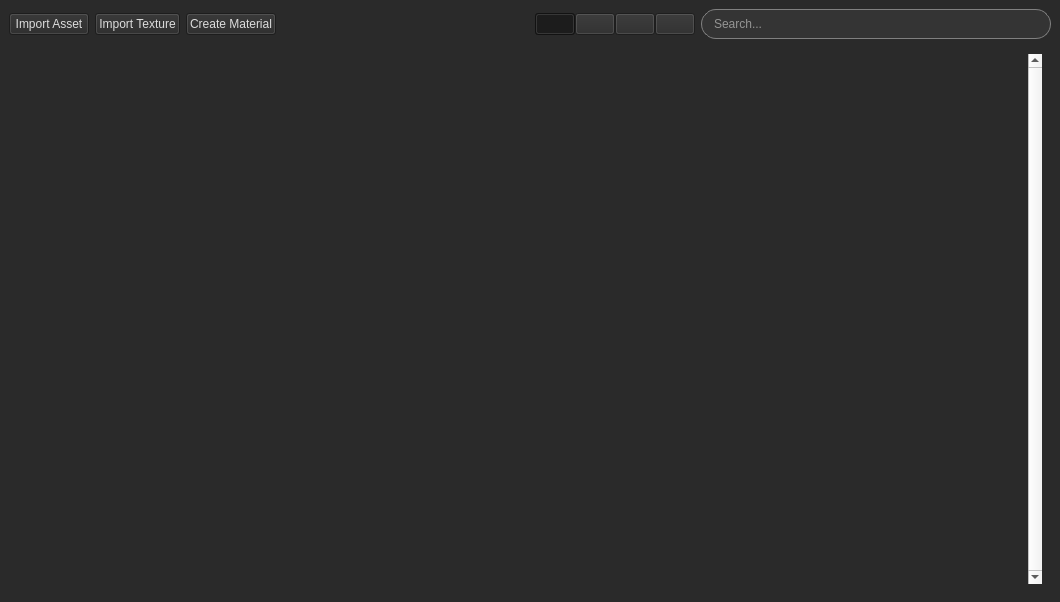
<?xml version="1.0" encoding="UTF-8"?>
<ui version="4.0">
 <class>MainWindow</class>
 <widget class="QMainWindow" name="MainWindow">
  <property name="geometry">
   <rect>
    <x>0</x>
    <y>0</y>
    <width>1060</width>
    <height>602</height>
   </rect>
  </property>
  <property name="windowTitle">
   <string>MainWindow</string>
  </property>
  <property name="styleSheet">
   <string notr="true">QMainWindow{
	background-color: rgb(42, 42, 42);
}</string>
  </property>
  <widget class="QWidget" name="centralwidget">
   <layout class="QVBoxLayout" name="verticalLayout">
    <item>
     <layout class="QGridLayout" name="gridLayout_2" rowstretch="0,0,0">
      <item row="0" column="8">
       <widget class="QTextEdit" name="search_te">
        <property name="minimumSize">
         <size>
          <width>350</width>
          <height>0</height>
         </size>
        </property>
        <property name="maximumSize">
         <size>
          <width>350</width>
          <height>30</height>
         </size>
        </property>
        <property name="styleSheet">
         <string notr="true">QTextEdit {

	color: rgb(246, 245, 244);
	background-color: rgb(52, 52, 52);
	border : 1px solid grey;
	border-radius: 15px;
	padding-left : 8px;
	padding-top: 3px;

}</string>
        </property>
        <property name="verticalScrollBarPolicy">
         <enum>Qt::ScrollBarAlwaysOff</enum>
        </property>
        <property name="horizontalScrollBarPolicy">
         <enum>Qt::ScrollBarAlwaysOff</enum>
        </property>
        <property name="placeholderText">
         <string>Search...</string>
        </property>
       </widget>
      </item>
      <item row="0" column="0">
       <widget class="QPushButton" name="asset_btn">
        <property name="styleSheet">
         <string notr="true">QPushButton{

	color: rgb(220, 220, 220);
	background-color: rgb(40, 40, 40);

}</string>
        </property>
        <property name="text">
         <string>Import Asset</string>
        </property>
       </widget>
      </item>
      <item row="0" column="1">
       <widget class="QPushButton" name="texture_btn">
        <property name="styleSheet">
         <string notr="true">QPushButton{

	color: rgb(220, 220, 220);
	background-color: rgb(40, 40, 40);

}</string>
        </property>
        <property name="text">
         <string>Import Texture</string>
        </property>
       </widget>
      </item>
      <item row="2" column="0" colspan="9">
       <widget class="QWidget" name="widget" native="true">
        <layout class="QHBoxLayout" name="horizontalLayout">
         <item>
          <widget class="QListWidget" name="items_lw">
           <property name="cursor" stdset="0">
            <cursorShape>ArrowCursor</cursorShape>
           </property>
           <property name="mouseTracking">
            <bool>false</bool>
           </property>
           <property name="focusPolicy">
            <enum>Qt::NoFocus</enum>
           </property>
           <property name="styleSheet">
            <string notr="true">.QListWidget{
	border: 0;
	background: transparent;
}

QScrollBar:vertical{
	background: rgb(30, 30, 30);
	width:10px;
}

QScrollBar::add-page:vertical, QScrollBar::sub-page:vertical {
    background: none;
}

QScrollBar::handle:vertical {
	background-color: rgb(60, 60, 60);
	border-radius: 5px;
}

QScrollBar::add-line:vertical {
      border: none;
      background: none;
}

QScrollBar::sub-line:vertical {
      border: none;
      background: none;
}


</string>
           </property>
           <property name="frameShape">
            <enum>QFrame::StyledPanel</enum>
           </property>
           <property name="frameShadow">
            <enum>QFrame::Sunken</enum>
           </property>
           <property name="verticalScrollBarPolicy">
            <enum>Qt::ScrollBarAlwaysOn</enum>
           </property>
           <property name="horizontalScrollBarPolicy">
            <enum>Qt::ScrollBarAlwaysOff</enum>
           </property>
           <property name="sizeAdjustPolicy">
            <enum>QAbstractScrollArea::AdjustToContents</enum>
           </property>
           <property name="autoScroll">
            <bool>true</bool>
           </property>
           <property name="autoScrollMargin">
            <number>16</number>
           </property>
           <property name="selectionMode">
            <enum>QAbstractItemView::NoSelection</enum>
           </property>
           <property name="verticalScrollMode">
            <enum>QAbstractItemView::ScrollPerPixel</enum>
           </property>
           <property name="horizontalScrollMode">
            <enum>QAbstractItemView::ScrollPerPixel</enum>
           </property>
           <property name="movement">
            <enum>QListView::Free</enum>
           </property>
           <property name="flow">
            <enum>QListView::LeftToRight</enum>
           </property>
           <property name="isWrapping" stdset="0">
            <bool>false</bool>
           </property>
           <property name="resizeMode">
            <enum>QListView::Fixed</enum>
           </property>
           <property name="layoutMode">
            <enum>QListView::SinglePass</enum>
           </property>
           <property name="viewMode">
            <enum>QListView::IconMode</enum>
           </property>
           <property name="batchSize">
            <number>100</number>
           </property>
           <property name="wordWrap">
            <bool>false</bool>
           </property>
          </widget>
         </item>
        </layout>
       </widget>
      </item>
      <item row="0" column="2">
       <widget class="QPushButton" name="material_btn">
        <property name="styleSheet">
         <string notr="true">QPushButton{

	color: rgb(220, 220, 220);
	background-color: rgb(40, 40, 40);

}</string>
        </property>
        <property name="text">
         <string>Create Material</string>
        </property>
       </widget>
      </item>
      <item row="0" column="3">
       <spacer name="horizontalSpacer">
        <property name="orientation">
         <enum>Qt::Horizontal</enum>
        </property>
        <property name="sizeHint" stdset="0">
         <size>
          <width>40</width>
          <height>20</height>
         </size>
        </property>
       </spacer>
      </item>
      <item row="0" column="4" colspan="4">
       <widget class="QWidget" name="widget_2" native="true">
        <property name="minimumSize">
         <size>
          <width>0</width>
          <height>0</height>
         </size>
        </property>
        <property name="styleSheet">
         <string notr="true">QPushButton {

background-color: rgb(42, 42, 42);

}

QPushButton:checked{

background-color: rgb(25, 25, 25);

}
</string>
        </property>
        <layout class="QHBoxLayout" name="horizontalLayout_4">
         <property name="spacing">
          <number>0</number>
         </property>
         <property name="leftMargin">
          <number>0</number>
         </property>
         <property name="topMargin">
          <number>0</number>
         </property>
         <property name="rightMargin">
          <number>0</number>
         </property>
         <property name="bottomMargin">
          <number>0</number>
         </property>
         <item>
          <widget class="QPushButton" name="all_check">
           <property name="text">
            <string/>
           </property>
           <property name="icon">
            <iconset resource="../../ressources.qrc">
             <normaloff>:/icons/ui/ressources/all.png</normaloff>:/icons/ui/ressources/all.png</iconset>
           </property>
           <property name="iconSize">
            <size>
             <width>24</width>
             <height>24</height>
            </size>
           </property>
           <property name="checkable">
            <bool>true</bool>
           </property>
           <property name="checked">
            <bool>true</bool>
           </property>
           <property name="flat">
            <bool>false</bool>
           </property>
          </widget>
         </item>
         <item>
          <widget class="QPushButton" name="models_check">
           <property name="cursor">
            <cursorShape>ArrowCursor</cursorShape>
           </property>
           <property name="styleSheet">
            <string notr="true"/>
           </property>
           <property name="text">
            <string/>
           </property>
           <property name="icon">
            <iconset resource="../../ressources.qrc">
             <normaloff>:/icons/ui/ressources/model.png</normaloff>:/icons/ui/ressources/model.png</iconset>
           </property>
           <property name="iconSize">
            <size>
             <width>24</width>
             <height>24</height>
            </size>
           </property>
           <property name="checkable">
            <bool>true</bool>
           </property>
          </widget>
         </item>
         <item>
          <widget class="QPushButton" name="textures_check">
           <property name="text">
            <string/>
           </property>
           <property name="icon">
            <iconset resource="../../ressources.qrc">
             <normaloff>:/icons/ui/ressources/texture.png</normaloff>:/icons/ui/ressources/texture.png</iconset>
           </property>
           <property name="iconSize">
            <size>
             <width>24</width>
             <height>24</height>
            </size>
           </property>
           <property name="checkable">
            <bool>true</bool>
           </property>
          </widget>
         </item>
         <item>
          <widget class="QPushButton" name="materials_check">
           <property name="text">
            <string/>
           </property>
           <property name="icon">
            <iconset resource="../../ressources.qrc">
             <normaloff>:/icons/ui/ressources/material.png</normaloff>:/icons/ui/ressources/material.png</iconset>
           </property>
           <property name="iconSize">
            <size>
             <width>24</width>
             <height>24</height>
            </size>
           </property>
           <property name="checkable">
            <bool>true</bool>
           </property>
          </widget>
         </item>
        </layout>
       </widget>
      </item>
     </layout>
    </item>
   </layout>
  </widget>
 </widget>
 <resources>
  <include location="../../ressources.qrc"/>
 </resources>
 <connections/>
</ui>
